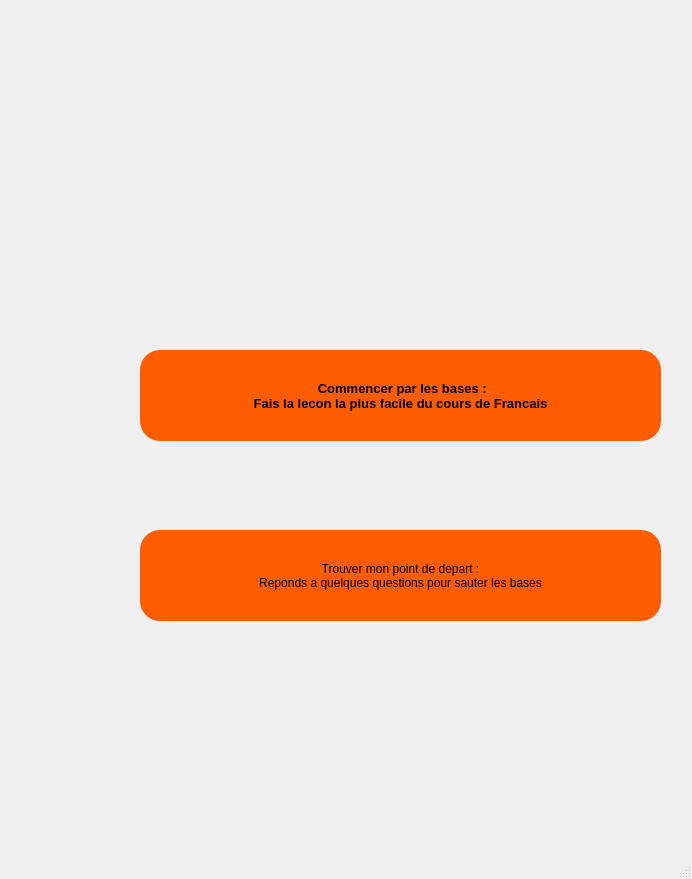
<?xml version="1.0" encoding="UTF-8"?>
<ui version="4.0">
 <class>level</class>
 <widget class="QMainWindow" name="level">
  <property name="geometry">
   <rect>
    <x>0</x>
    <y>0</y>
    <width>692</width>
    <height>879</height>
   </rect>
  </property>
  <property name="windowTitle">
   <string>MainWindow</string>
  </property>
  <property name="styleSheet">
   <string notr="true">background-image: url(:/img/img/bggl.PNG);</string>
  </property>
  <widget class="QWidget" name="centralwidget">
   <widget class="QPushButton" name="sauter">
    <property name="geometry">
     <rect>
      <x>140</x>
      <y>530</y>
      <width>521</width>
      <height>91</height>
     </rect>
    </property>
    <property name="styleSheet">
     <string notr="true">background-color: rgb(255, 93, 2);
color: rgb(0, 0, 0);
font: 700 9pt &quot;Arial&quot;;
border-radius: 20px;</string>
    </property>
    <property name="text">
     <string>Trouver mon point de depart :
Reponds a quelques questions pour sauter les bases</string>
    </property>
    <property name="autoDefault">
     <bool>false</bool>
    </property>
   </widget>
   <widget class="QPushButton" name="base">
    <property name="geometry">
     <rect>
      <x>140</x>
      <y>350</y>
      <width>521</width>
      <height>91</height>
     </rect>
    </property>
    <property name="font">
     <font>
      <family>Arial</family>
      <pointsize>10</pointsize>
      <italic>false</italic>
      <bold>true</bold>
      <underline>false</underline>
      <strikeout>false</strikeout>
      <stylestrategy>PreferDefault</stylestrategy>
      <kerning>true</kerning>
     </font>
    </property>
    <property name="cursor">
     <cursorShape>ArrowCursor</cursorShape>
    </property>
    <property name="mouseTracking">
     <bool>false</bool>
    </property>
    <property name="tabletTracking">
     <bool>false</bool>
    </property>
    <property name="layoutDirection">
     <enum>Qt::LeftToRight</enum>
    </property>
    <property name="styleSheet">
     <string notr="true">background-color: rgb(255, 93, 2);
color: rgb(0, 0, 0);
font: 700 10pt &quot;Arial&quot;;
border-radius: 20px;</string>
    </property>
    <property name="text">
     <string> Commencer par les bases : 
 Fais la lecon la plus facile du cours de Francais </string>
    </property>
    <property name="icon">
     <iconset theme="accessories-dictionary"/>
    </property>
   </widget>
  </widget>
  <widget class="QMenuBar" name="menubar">
   <property name="geometry">
    <rect>
     <x>0</x>
     <y>0</y>
     <width>692</width>
     <height>17</height>
    </rect>
   </property>
  </widget>
  <widget class="QStatusBar" name="statusbar"/>
 </widget>
 <resources/>
 <connections/>
</ui>
